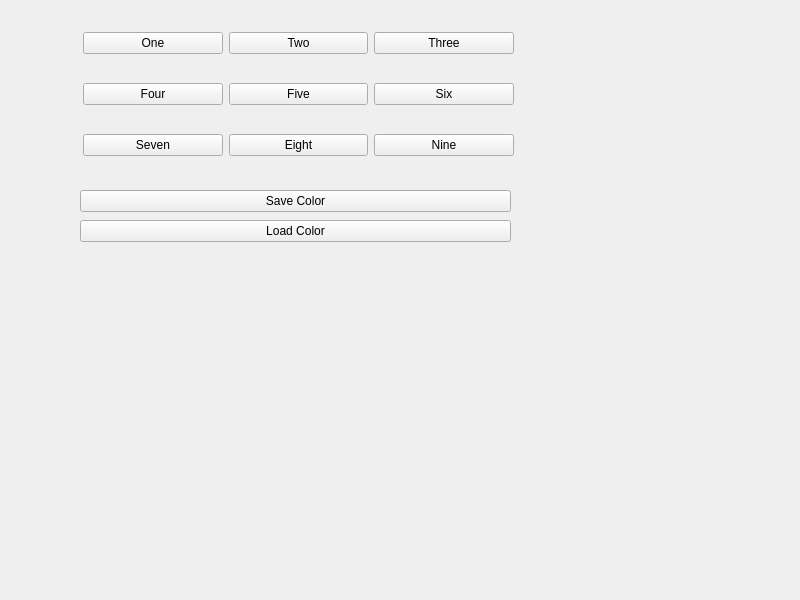
<?xml version="1.0" encoding="UTF-8"?>
<ui version="4.0">
 <class>Widget</class>
 <widget class="QWidget" name="Widget">
  <property name="geometry">
   <rect>
    <x>0</x>
    <y>0</y>
    <width>800</width>
    <height>600</height>
   </rect>
  </property>
  <property name="windowTitle">
   <string>Widget</string>
  </property>
  <widget class="QPushButton" name="SaveColor">
   <property name="geometry">
    <rect>
     <x>80</x>
     <y>190</y>
     <width>431</width>
     <height>22</height>
    </rect>
   </property>
   <property name="text">
    <string>Save Color</string>
   </property>
  </widget>
  <widget class="QPushButton" name="LoadColor">
   <property name="geometry">
    <rect>
     <x>80</x>
     <y>220</y>
     <width>431</width>
     <height>22</height>
    </rect>
   </property>
   <property name="text">
    <string>Load Color</string>
   </property>
  </widget>
  <widget class="QWidget" name="">
   <property name="geometry">
    <rect>
     <x>83</x>
     <y>9</y>
     <width>431</width>
     <height>171</height>
    </rect>
   </property>
   <layout class="QGridLayout" name="gridLayout">
    <item row="0" column="0">
     <widget class="QPushButton" name="Button_1">
      <property name="text">
       <string>One</string>
      </property>
     </widget>
    </item>
    <item row="0" column="1">
     <widget class="QPushButton" name="Button_2">
      <property name="text">
       <string>Two</string>
      </property>
     </widget>
    </item>
    <item row="0" column="2">
     <widget class="QPushButton" name="Button_3">
      <property name="text">
       <string>Three</string>
      </property>
     </widget>
    </item>
    <item row="1" column="0">
     <widget class="QPushButton" name="Button_4">
      <property name="text">
       <string>Four</string>
      </property>
     </widget>
    </item>
    <item row="1" column="1">
     <widget class="QPushButton" name="Button_5">
      <property name="text">
       <string>Five</string>
      </property>
     </widget>
    </item>
    <item row="1" column="2">
     <widget class="QPushButton" name="Button_6">
      <property name="text">
       <string>Six</string>
      </property>
     </widget>
    </item>
    <item row="2" column="0">
     <widget class="QPushButton" name="Button_7">
      <property name="text">
       <string>Seven</string>
      </property>
     </widget>
    </item>
    <item row="2" column="1">
     <widget class="QPushButton" name="Button_8">
      <property name="text">
       <string>Eight</string>
      </property>
     </widget>
    </item>
    <item row="2" column="2">
     <widget class="QPushButton" name="Button_9">
      <property name="text">
       <string>Nine</string>
      </property>
     </widget>
    </item>
   </layout>
  </widget>
 </widget>
 <resources/>
 <connections/>
</ui>
